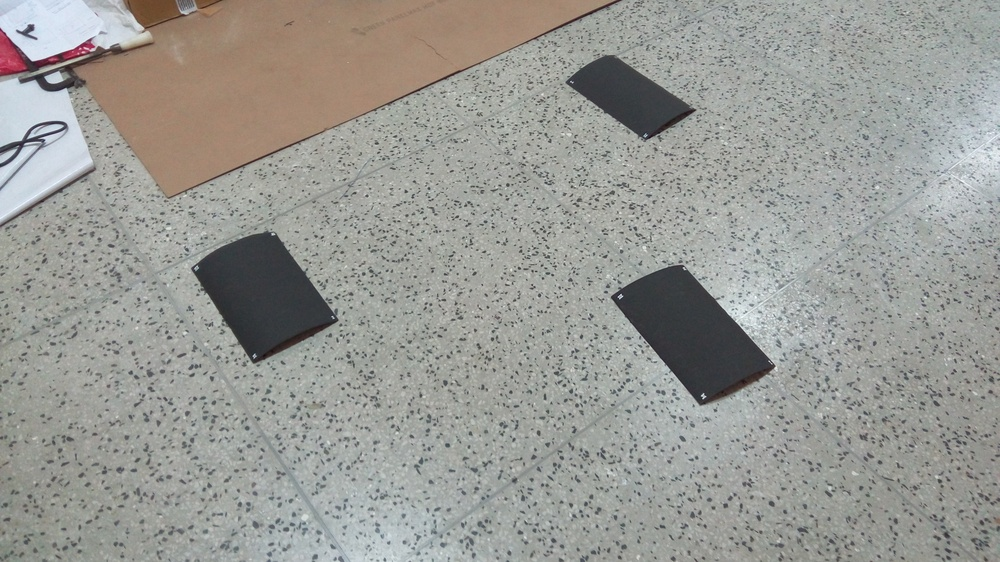
#> input picture IMG_20170308_155030.jpg, 1000 x 562 px, shrunk from 4096 x 2304 before the run
$ python -i change_color.py   (imports and definitions only)
#> lines starting #> are read from the running program, lines starting #| are printed output that depends on the picture; after the words box and inside, x2 and y2 are one past the last pixel; in counts of white or black regions, pixels touching at a corner belong together
#> further down, picture is the input picture: shape (562, 1000, 3); mean B, G, R 149.2, 153.9, 153.6
import cv2
import numpy as np
import math

def threshold(img2):

    kernel = np.ones((5,5), np.float32)/25
    img1 = cv2.filter2D(img2, -1, kernel)
    img = cv2.cvtColor(img1, cv2.COLOR_BGR2YCR_CB)
#> img: shape (562, 1000, 3); mean of channels 0, 1, 2 153.3, 128.2, 125.7
    Y, Cb, Cr = cv2.split(img)
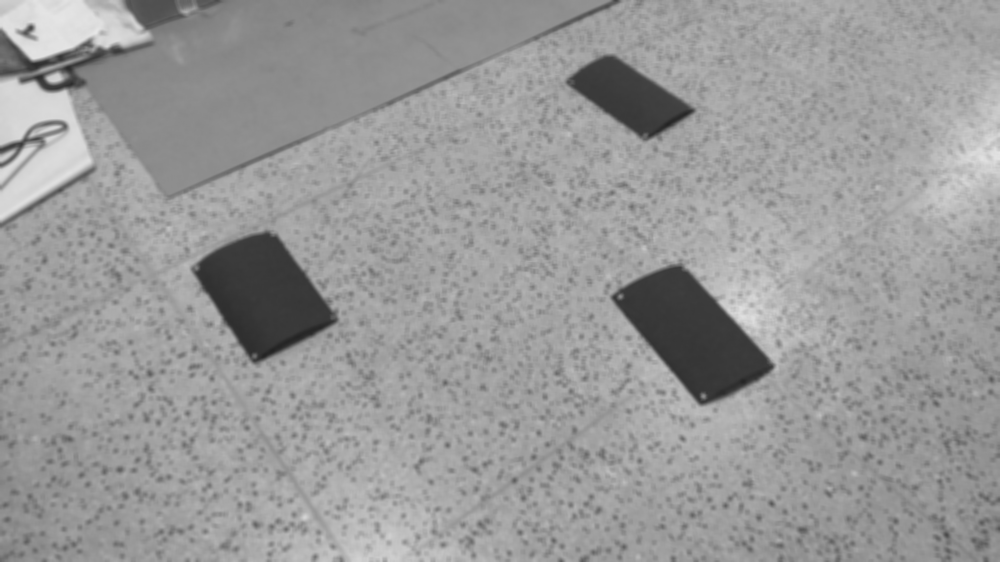
#> Y: shape (562, 1000); min 34, max 230, mean 153.3
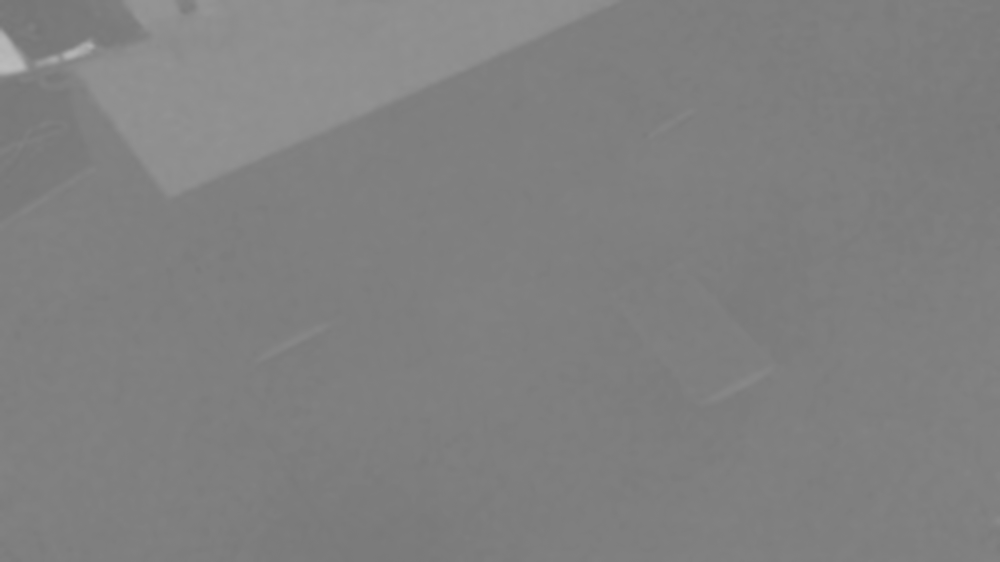
#> Cb: shape (562, 1000); min 117, max 188, mean 128.2
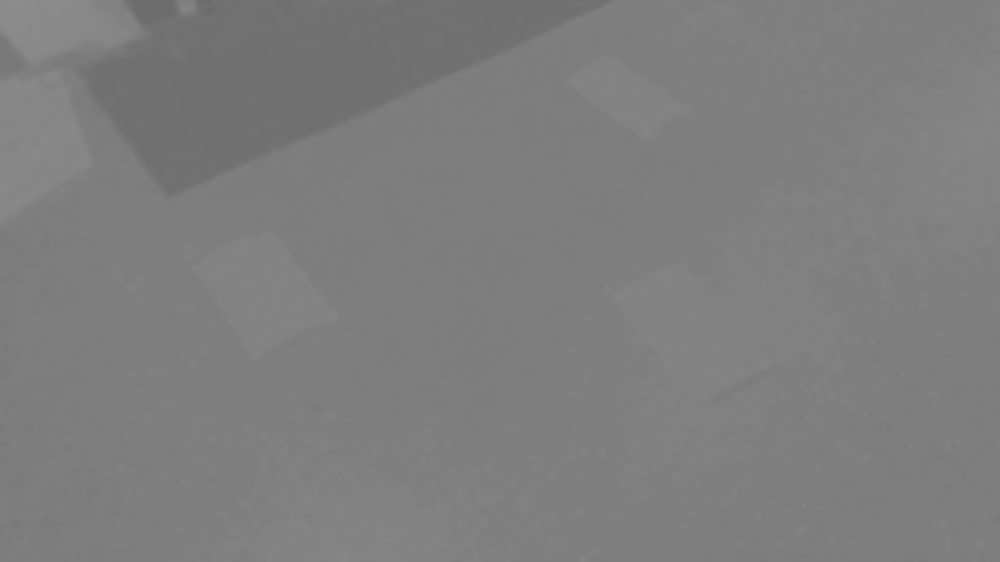
#> Cr: shape (562, 1000); min 106, max 140, mean 125.7
    rows, cols = Y.shape
#> rows = 562; cols = 1000
    for i in range(0, rows):
        for j in range(0, cols):
            a = int(Cb[i][j])
            b = int(Cr[i][j])
            c = int(Y[i][j])
            x = math.sqrt(a*a + b*b + c*c)
            if x>210:
                Y[i][j] = 255
            else:
                Y[i][j] = 0
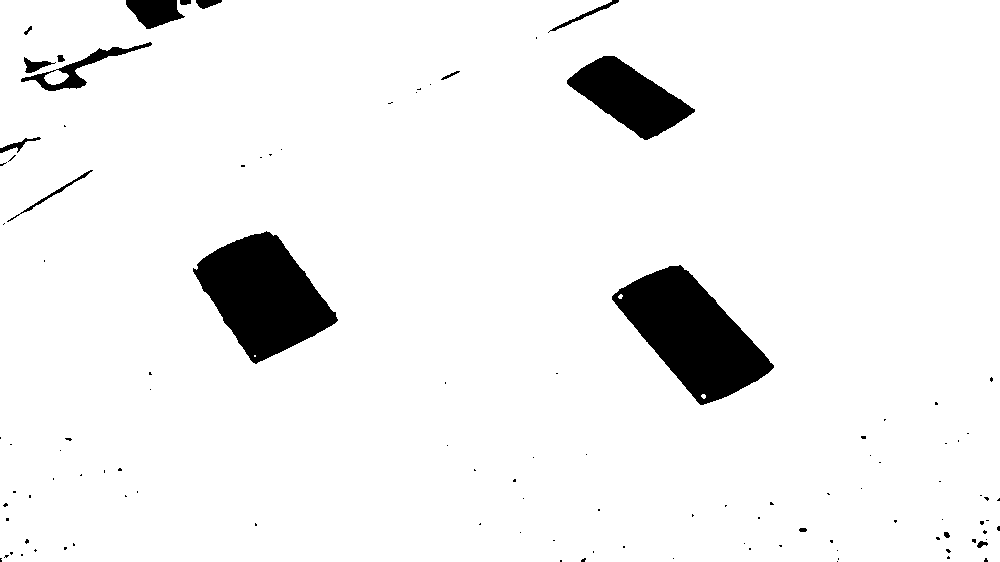
#> Y: shape (562, 1000); 94.3% white; 111 black regions (94 under 20 px), largest, box (x1, y1, x2, y2) and area: (612, 265, 774, 405) 11479, (193, 231, 338, 364) 10927, (567, 56, 695, 140) 5377
    return Y
    #cv2.imshow("Image", Y)
    #cv2.waitKey(0)

>>> import cv2
>>> picture = cv2.imread('IMG_20170308_155030.jpg')
>>> result = threshold(picture)

$ run again, on IMG_20170308_155042.jpg
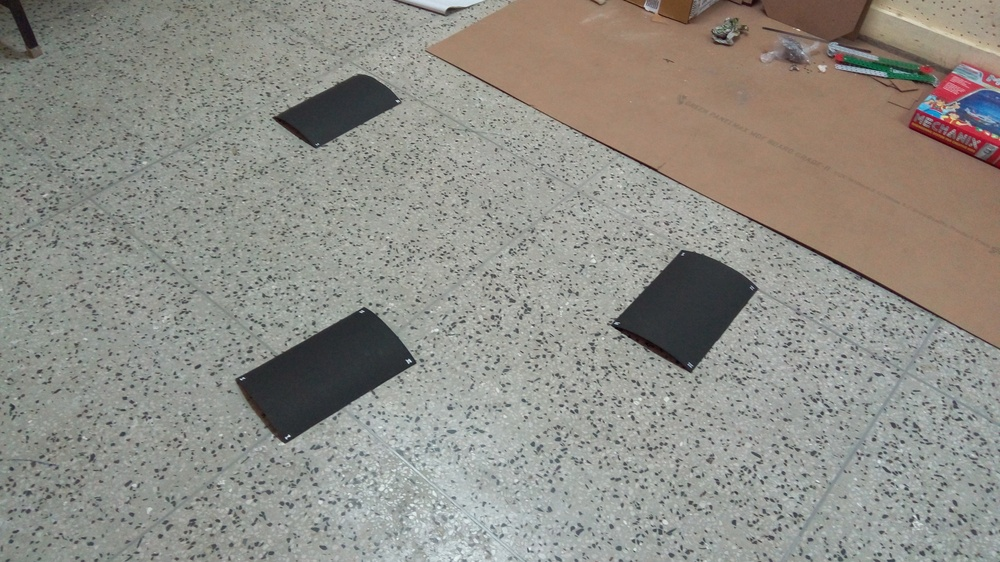
#> input picture IMG_20170308_155042.jpg, 1000 x 562 px, shrunk from 4096 x 2304 before the run
#> picture is the input picture: shape (562, 1000, 3); mean B, G, R 134.8, 141.7, 143.8
#> img: shape (562, 1000, 3); mean of channels 0, 1, 2 141.5, 129.6, 124.2
#> in threshold, `Y, Cb, Cr = cv2.split(img)`:
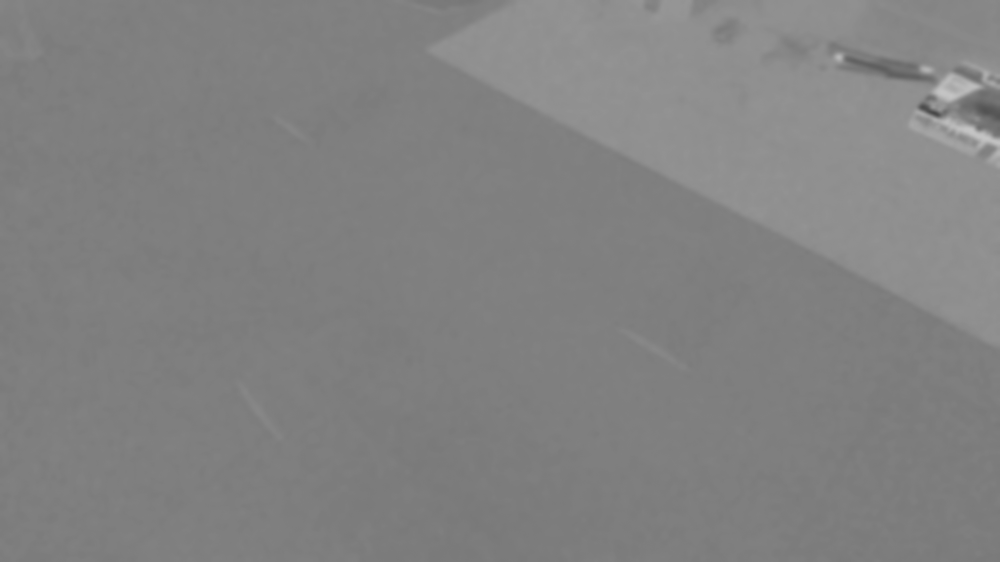
#> Cb: shape (562, 1000); min 72, max 197, mean 129.6
#> after the loop in threshold, `for i in range(0, rows):`:
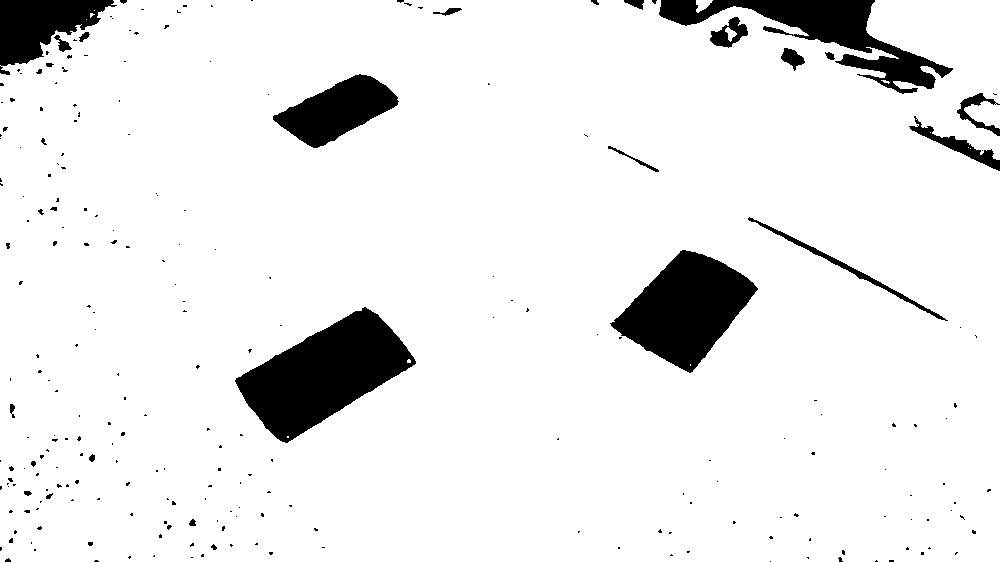
#> Y: shape (562, 1000); 91.9% white; 247 black regions (217 under 20 px), largest, box (x1, y1, x2, y2) and area: (235, 307, 416, 443) 12363, (610, 250, 758, 373) 9864, (659, 0, 953, 94) 8018

$ run again, on IMG_20170308_155054.jpg
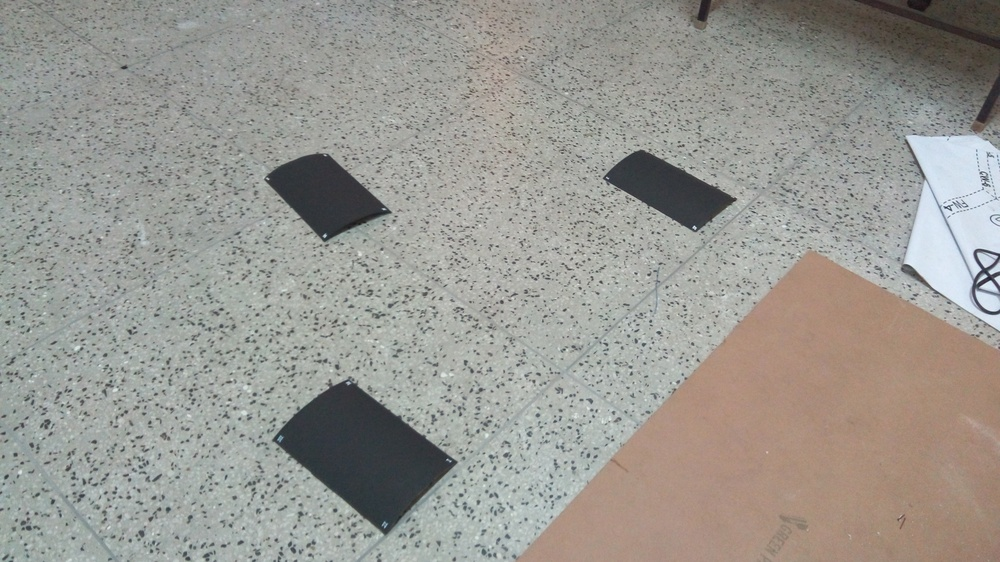
#> input picture IMG_20170308_155054.jpg, 1000 x 562 px, shrunk from 4096 x 2304 before the run
#> picture is the input picture: shape (562, 1000, 3); mean B, G, R 146.6, 152.4, 154
#> img: shape (562, 1000, 3); mean of channels 0, 1, 2 152.2, 129.3, 124.8
#> in threshold, `Y, Cb, Cr = cv2.split(img)`:
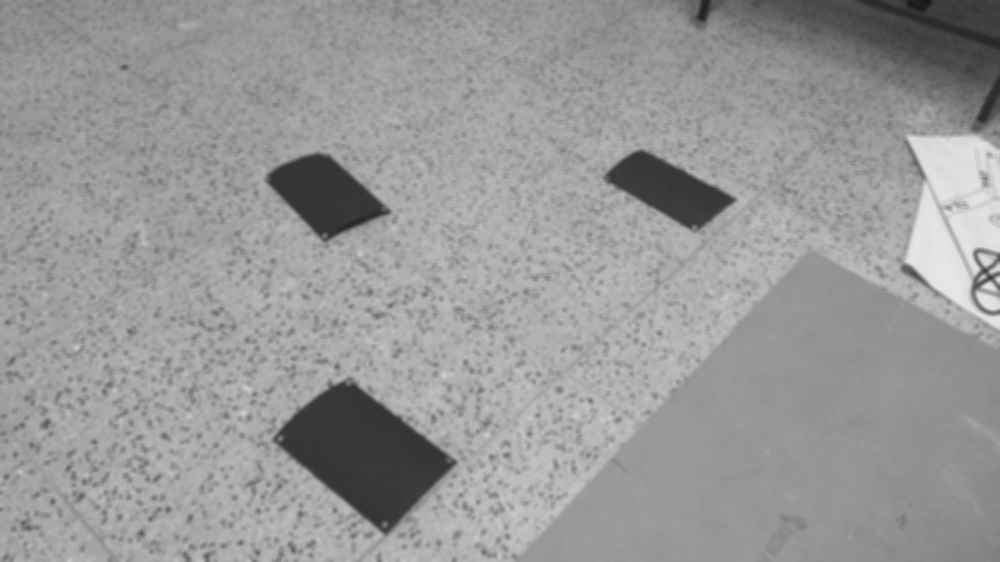
#> Y: shape (562, 1000); min 22, max 232, mean 152.2
#> after the loop in threshold, `for i in range(0, rows):`:
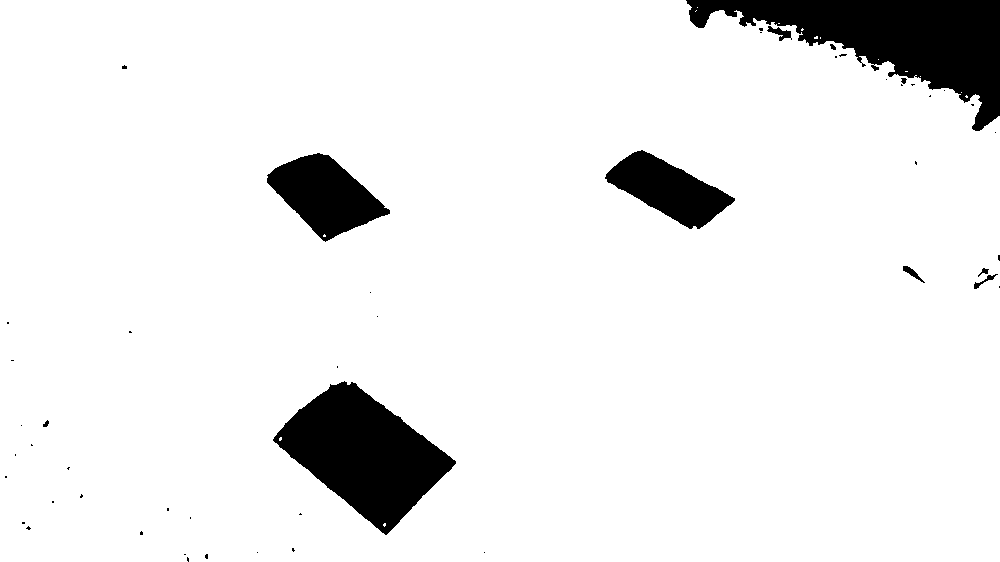
#> Y: shape (562, 1000); 92.3% white; 51 black regions (40 under 20 px), largest, box (x1, y1, x2, y2) and area: (686, 0, 1000, 131) 17215, (273, 381, 456, 535) 14411, (267, 153, 390, 242) 5949
